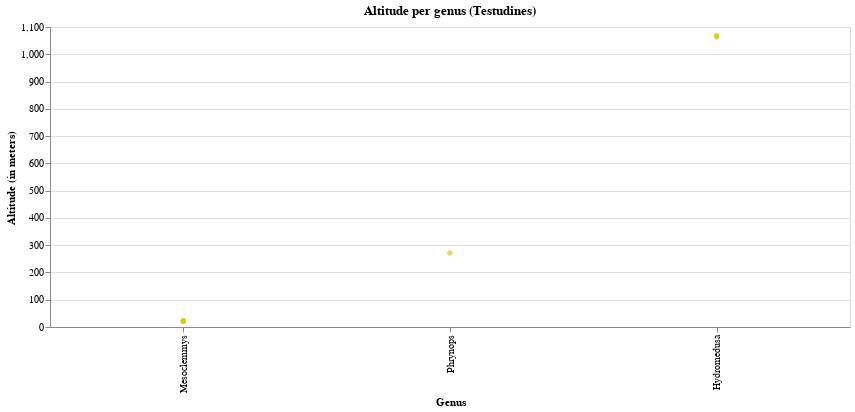

The code cell stored with this chart in its notebook:
### Code cell
# input do especialista: altitude não faz sentido para crocodilianos
for j in range(2):
    temp = alt.Chart(teste[(~teste['ordem'].isna()) & (teste['ordem'] == ordens[j])], width=800,
                     title=f'Altitude per genus ({ordens[j]})').mark_circle(color= cores[j]).encode(
        x = alt.X('genero_atual', type='nominal', title='Genus',
                 sort=alt.EncodingSortField('altitude', op="max", order="ascending")),
        y = alt.Y('altitude', type='quantitative', title='Altitude (in meters)'),
        tooltip = alt.Tooltip(['numero_catalogo','especie_atual','subespecie_atual', 
                            'qualificador_atual', 'ano_coleta','altitude'])
    )

    temp.save(f'./graphs/altitude/genus/altitude_per_genus-{ordens[j]}.html')

temp

### Figure 1 — Vega-Lite specification as saved in the notebook (floating-point values rounded to 4 significant figures)
{"config": {"view": {"continuousWidth": 400, "continuousHeight": 300}}, "data": {"name": "data-ab57dc4e42db2915437d92d559c84f2b"}, "mark": {"type": "circle", "color": "#D9CB0B"}, "encoding": {"tooltip": [{"type": "quantitative", "field": "numero_catalogo"}, {"type": "nominal", "field": "especie_atual"}, {"type": "nominal", "field": "subespecie_atual"}, {"type": "nominal", "field": "qualificador_atual"}, {"type": "quantitative", "field": "ano_coleta"}, {"type": "quantitative", "field": "altitude"}], "x": {"type": "nominal", "field": "genero_atual", "sort": {"field": "altitude", "op": "max", "order": "ascending"}, "title": "Genus"}, "y": {"type": "quantitative", "field": "altitude", "title": "Altitude (in meters)"}}, "title": "Altitude per genus (Testudines)", "width": 800, "$schema": "https://vega.github.io/schema/vega-lite/v4.8.1.json", "datasets": {"data-ab57dc4e42db2915437d92d559c84f2b": [{"altitude": 1063.0, "especie_atual": "tectifera", "genero_atual": "Hydromedusa", "ordem": "Testudines", "familia": "Chelidae", "ano_coleta": 2007.0, "qualificador_atual": null, "numero_catalogo": 15565, "subespecie_atual": "nan"}, {"altitude": 1069.0, "especie_atual": "maximiliani", "genero_atual": "Hydromedusa", "ordem": "Testudines", "familia": "Chelidae", "ano_coleta": 2010.0, "qualificador_atual": null, "numero_catalogo": 19255, "subespecie_atual": "nan"}, {"altitude": 22.0, "especie_atual": "gibba", "genero_atual": "Mesoclemmys", "ordem": "Testudines", "familia": "Chelidae", "ano_coleta": 2006.0, "qualificador_atual": null, "numero_catalogo": 18105, "subespecie_atual": "nan"}, {"altitude": 22.0, "especie_atual": "gibba", "genero_atual": "Mesoclemmys", "ordem": "Testudines", "familia": "Chelidae", "ano_coleta": 2006.0, "qualificador_atual": null, "numero_catalogo": 18106, "subespecie_atual": "nan"}, {"altitude": 22.0, "especie_atual": "gibba", "genero_atual": "Mesoclemmys", "ordem": "Testudines", "familia": "Chelidae", "ano_coleta": 2006.0, "qualificador_atual": null, "numero_catalogo": 18107, "subespecie_atual": "nan"}, {"altitude": 22.0, "especie_atual": "gibba", "genero_atual": "Mesoclemmys", "ordem": "Testudines", "familia": "Chelidae", "ano_coleta": 2006.0, "qualificador_atual": null, "numero_catalogo": 18108, "subespecie_atual": "nan"}, {"altitude": 271.0, "especie_atual": "nan", "genero_atual": "Phrynops", "ordem": "Testudines", "familia": "Chelidae", "ano_coleta": 2008.0, "qualificador_atual": "sp.", "numero_catalogo": 16893, "subespecie_atual": "nan"}]}}
